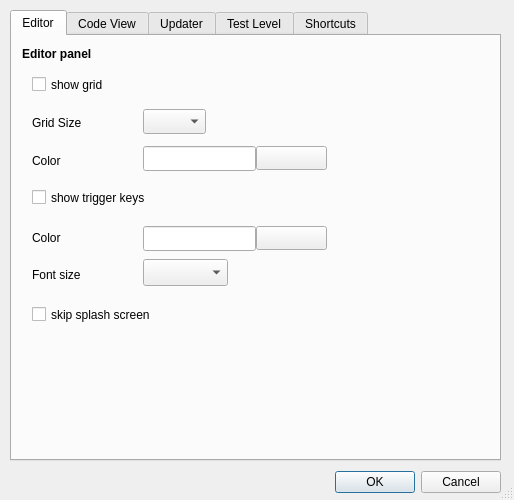
<?xml version="1.0" encoding="UTF-8"?>
<ui version="4.0">
 <class>CDlgAppSettings</class>
 <widget class="QDialog" name="CDlgAppSettings">
  <property name="geometry">
   <rect>
    <x>0</x>
    <y>0</y>
    <width>514</width>
    <height>500</height>
   </rect>
  </property>
  <property name="minimumSize">
   <size>
    <width>514</width>
    <height>500</height>
   </size>
  </property>
  <property name="maximumSize">
   <size>
    <width>514</width>
    <height>500</height>
   </size>
  </property>
  <property name="baseSize">
   <size>
    <width>400</width>
    <height>243</height>
   </size>
  </property>
  <property name="windowTitle">
   <string>Dialog</string>
  </property>
  <property name="sizeGripEnabled">
   <bool>true</bool>
  </property>
  <widget class="QDialogButtonBox" name="buttonBox">
   <property name="geometry">
    <rect>
     <x>10</x>
     <y>470</y>
     <width>491</width>
     <height>25</height>
    </rect>
   </property>
   <property name="orientation">
    <enum>Qt::Horizontal</enum>
   </property>
   <property name="standardButtons">
    <set>QDialogButtonBox::Cancel|QDialogButtonBox::Ok</set>
   </property>
   <property name="centerButtons">
    <bool>false</bool>
   </property>
  </widget>
  <widget class="QTabWidget" name="tabWidget">
   <property name="geometry">
    <rect>
     <x>10</x>
     <y>10</y>
     <width>491</width>
     <height>451</height>
    </rect>
   </property>
   <property name="currentIndex">
    <number>0</number>
   </property>
   <widget class="QWidget" name="tab_1">
    <attribute name="title">
     <string>Editor</string>
    </attribute>
    <widget class="QLabel" name="label_2">
     <property name="geometry">
      <rect>
       <x>20</x>
       <y>117</y>
       <width>52</width>
       <height>15</height>
      </rect>
     </property>
     <property name="text">
      <string>Color</string>
     </property>
    </widget>
    <widget class="QLineEdit" name="eGridColor">
     <property name="geometry">
      <rect>
       <x>131</x>
       <y>110</y>
       <width>113</width>
       <height>25</height>
      </rect>
     </property>
     <property name="inputMask">
      <string>hhhhhh</string>
     </property>
     <property name="text">
      <string/>
     </property>
     <property name="maxLength">
      <number>6</number>
     </property>
    </widget>
    <widget class="QCheckBox" name="cShowGrid">
     <property name="geometry">
      <rect>
       <x>20</x>
       <y>37</y>
       <width>101</width>
       <height>23</height>
      </rect>
     </property>
     <property name="text">
      <string>show grid</string>
     </property>
    </widget>
    <widget class="QLabel" name="label">
     <property name="geometry">
      <rect>
       <x>20</x>
       <y>79</y>
       <width>91</width>
       <height>16</height>
      </rect>
     </property>
     <property name="text">
      <string>Grid Size</string>
     </property>
    </widget>
    <widget class="QComboBox" name="cbGridSize">
     <property name="geometry">
      <rect>
       <x>131</x>
       <y>73</y>
       <width>63</width>
       <height>25</height>
      </rect>
     </property>
    </widget>
    <widget class="CWBtnColor" name="btnGridColor">
     <property name="geometry">
      <rect>
       <x>244</x>
       <y>110</y>
       <width>71</width>
       <height>24</height>
      </rect>
     </property>
     <property name="text">
      <string/>
     </property>
    </widget>
    <widget class="QLabel" name="label_13">
     <property name="geometry">
      <rect>
       <x>10</x>
       <y>10</y>
       <width>141</width>
       <height>17</height>
      </rect>
     </property>
     <property name="text">
      <string>&lt;html&gt;&lt;head/&gt;&lt;body&gt;&lt;p&gt;&lt;span style=&quot; font-weight:600;&quot;&gt;Editor panel&lt;/span&gt;&lt;/p&gt;&lt;/body&gt;&lt;/html&gt;</string>
     </property>
     <property name="textFormat">
      <enum>Qt::RichText</enum>
     </property>
    </widget>
    <widget class="QLineEdit" name="eTriggerKeyColor">
     <property name="geometry">
      <rect>
       <x>131</x>
       <y>190</y>
       <width>113</width>
       <height>25</height>
      </rect>
     </property>
     <property name="inputMask">
      <string>hhhhhh</string>
     </property>
     <property name="text">
      <string/>
     </property>
     <property name="maxLength">
      <number>6</number>
     </property>
    </widget>
    <widget class="QLabel" name="label_11">
     <property name="geometry">
      <rect>
       <x>20</x>
       <y>193</y>
       <width>62</width>
       <height>17</height>
      </rect>
     </property>
     <property name="text">
      <string>Color    </string>
     </property>
    </widget>
    <widget class="CWBtnColor" name="btnTriggerKeyColor">
     <property name="geometry">
      <rect>
       <x>244</x>
       <y>190</y>
       <width>71</width>
       <height>24</height>
      </rect>
     </property>
     <property name="text">
      <string/>
     </property>
    </widget>
    <widget class="QCheckBox" name="cbShowTriggerKey">
     <property name="geometry">
      <rect>
       <x>20</x>
       <y>150</y>
       <width>161</width>
       <height>23</height>
      </rect>
     </property>
     <property name="text">
      <string>show trigger keys</string>
     </property>
    </widget>
    <widget class="QComboBox" name="cbTriggerKeyFontSize">
     <property name="geometry">
      <rect>
       <x>131</x>
       <y>223</y>
       <width>85</width>
       <height>27</height>
      </rect>
     </property>
    </widget>
    <widget class="QLabel" name="label_17">
     <property name="geometry">
      <rect>
       <x>20</x>
       <y>230</y>
       <width>62</width>
       <height>17</height>
      </rect>
     </property>
     <property name="text">
      <string>Font size</string>
     </property>
    </widget>
    <widget class="QCheckBox" name="cSkipSplashScreen">
     <property name="geometry">
      <rect>
       <x>20</x>
       <y>270</y>
       <width>151</width>
       <height>17</height>
      </rect>
     </property>
     <property name="text">
      <string>skip splash screen</string>
     </property>
    </widget>
   </widget>
   <widget class="QWidget" name="tab">
    <attribute name="title">
     <string>Code View</string>
    </attribute>
    <widget class="QComboBox" name="cbFontSize">
     <property name="geometry">
      <rect>
       <x>140</x>
       <y>50</y>
       <width>85</width>
       <height>27</height>
      </rect>
     </property>
    </widget>
    <widget class="QFontComboBox" name="cbFontFamily">
     <property name="geometry">
      <rect>
       <x>140</x>
       <y>90</y>
       <width>288</width>
       <height>25</height>
      </rect>
     </property>
    </widget>
    <widget class="QLabel" name="label_18">
     <property name="geometry">
      <rect>
       <x>29</x>
       <y>94</y>
       <width>62</width>
       <height>17</height>
      </rect>
     </property>
     <property name="text">
      <string>Font</string>
     </property>
    </widget>
    <widget class="QLabel" name="label_8">
     <property name="geometry">
      <rect>
       <x>29</x>
       <y>57</y>
       <width>62</width>
       <height>17</height>
      </rect>
     </property>
     <property name="text">
      <string>Font size</string>
     </property>
    </widget>
    <widget class="QLabel" name="label_12">
     <property name="geometry">
      <rect>
       <x>19</x>
       <y>20</y>
       <width>161</width>
       <height>17</height>
      </rect>
     </property>
     <property name="text">
      <string>&lt;html&gt;&lt;head/&gt;&lt;body&gt;&lt;p&gt;&lt;span style=&quot; font-weight:600;&quot;&gt;Code view&lt;/span&gt;&lt;/p&gt;&lt;/body&gt;&lt;/html&gt;</string>
     </property>
     <property name="textFormat">
      <enum>Qt::RichText</enum>
     </property>
    </widget>
    <widget class="QCheckBox" name="cHighlight">
     <property name="geometry">
      <rect>
       <x>140</x>
       <y>130</y>
       <width>191</width>
       <height>23</height>
      </rect>
     </property>
     <property name="text">
      <string>highlight current line</string>
     </property>
    </widget>
    <widget class="QCheckBox" name="cWordWrap">
     <property name="geometry">
      <rect>
       <x>140</x>
       <y>170</y>
       <width>161</width>
       <height>23</height>
      </rect>
     </property>
     <property name="text">
      <string>wordwrap</string>
     </property>
    </widget>
    <widget class="QCheckBox" name="cWhiteSpace">
     <property name="geometry">
      <rect>
       <x>140</x>
       <y>210</y>
       <width>161</width>
       <height>23</height>
      </rect>
     </property>
     <property name="text">
      <string>show whitespace</string>
     </property>
    </widget>
    <widget class="QCheckBox" name="cAutoComplete">
     <property name="geometry">
      <rect>
       <x>140</x>
       <y>250</y>
       <width>151</width>
       <height>23</height>
      </rect>
     </property>
     <property name="text">
      <string>autocomplete</string>
     </property>
    </widget>
   </widget>
   <widget class="QWidget" name="tab_2">
    <attribute name="title">
     <string>Updater</string>
    </attribute>
    <widget class="QPushButton" name="btnCheckUpdate">
     <property name="geometry">
      <rect>
       <x>386</x>
       <y>130</y>
       <width>85</width>
       <height>27</height>
      </rect>
     </property>
     <property name="text">
      <string>Check now</string>
     </property>
    </widget>
    <widget class="QLabel" name="label_15">
     <property name="geometry">
      <rect>
       <x>20</x>
       <y>20</y>
       <width>62</width>
       <height>17</height>
      </rect>
     </property>
     <property name="text">
      <string>&lt;html&gt;&lt;head/&gt;&lt;body&gt;&lt;p&gt;&lt;span style=&quot; font-weight:600;&quot;&gt;Updater&lt;/span&gt;&lt;/p&gt;&lt;/body&gt;&lt;/html&gt;</string>
     </property>
     <property name="textFormat">
      <enum>Qt::RichText</enum>
     </property>
    </widget>
    <widget class="QLabel" name="label_7">
     <property name="geometry">
      <rect>
       <x>30</x>
       <y>105</y>
       <width>52</width>
       <height>14</height>
      </rect>
     </property>
     <property name="text">
      <string>Api url</string>
     </property>
    </widget>
    <widget class="QCheckBox" name="cCheckUpdate">
     <property name="geometry">
      <rect>
       <x>30</x>
       <y>60</y>
       <width>321</width>
       <height>19</height>
      </rect>
     </property>
     <property name="text">
      <string>Check for newer verrsions when start-up.</string>
     </property>
    </widget>
    <widget class="QLineEdit" name="eApiURL">
     <property name="geometry">
      <rect>
       <x>80</x>
       <y>100</y>
       <width>391</width>
       <height>24</height>
      </rect>
     </property>
    </widget>
   </widget>
   <widget class="QWidget" name="tab_3">
    <attribute name="title">
     <string>Test Level</string>
    </attribute>
    <widget class="QLabel" name="label_3">
     <property name="geometry">
      <rect>
       <x>20</x>
       <y>84</y>
       <width>52</width>
       <height>14</height>
      </rect>
     </property>
     <property name="text">
      <string>Score</string>
     </property>
    </widget>
    <widget class="QComboBox" name="cbSkill">
     <property name="geometry">
      <rect>
       <x>140</x>
       <y>48</y>
       <width>251</width>
       <height>25</height>
      </rect>
     </property>
    </widget>
    <widget class="QLabel" name="label_4">
     <property name="geometry">
      <rect>
       <x>20</x>
       <y>140</y>
       <width>52</width>
       <height>14</height>
      </rect>
     </property>
     <property name="text">
      <string>Lives</string>
     </property>
    </widget>
    <widget class="QComboBox" name="cbLives">
     <property name="geometry">
      <rect>
       <x>140</x>
       <y>140</y>
       <width>71</width>
       <height>23</height>
      </rect>
     </property>
    </widget>
    <widget class="QLabel" name="label_5">
     <property name="geometry">
      <rect>
       <x>20</x>
       <y>110</y>
       <width>71</width>
       <height>16</height>
      </rect>
     </property>
     <property name="text">
      <string>Hit Points</string>
     </property>
    </widget>
    <widget class="QLineEdit" name="eHitPoints">
     <property name="geometry">
      <rect>
       <x>140</x>
       <y>110</y>
       <width>113</width>
       <height>22</height>
      </rect>
     </property>
     <property name="inputMask">
      <string>000</string>
     </property>
     <property name="placeholderText">
      <string>50</string>
     </property>
    </widget>
    <widget class="QLabel" name="label_6">
     <property name="geometry">
      <rect>
       <x>20</x>
       <y>55</y>
       <width>111</width>
       <height>16</height>
      </rect>
     </property>
     <property name="text">
      <string>Select Skill Level</string>
     </property>
    </widget>
    <widget class="QLineEdit" name="eScore">
     <property name="geometry">
      <rect>
       <x>140</x>
       <y>80</y>
       <width>113</width>
       <height>22</height>
      </rect>
     </property>
     <property name="inputMask">
      <string>0000000</string>
     </property>
     <property name="placeholderText">
      <string>0</string>
     </property>
    </widget>
    <widget class="QPushButton" name="btnRestore">
     <property name="geometry">
      <rect>
       <x>382</x>
       <y>290</y>
       <width>93</width>
       <height>27</height>
      </rect>
     </property>
     <property name="text">
      <string>Restore</string>
     </property>
    </widget>
    <widget class="QPushButton" name="btnRuntime">
     <property name="geometry">
      <rect>
       <x>441</x>
       <y>240</y>
       <width>31</width>
       <height>27</height>
      </rect>
     </property>
     <property name="text">
      <string>...</string>
     </property>
    </widget>
    <widget class="QLineEdit" name="eRuntimeArgs">
     <property name="geometry">
      <rect>
       <x>20</x>
       <y>290</y>
       <width>351</width>
       <height>27</height>
      </rect>
     </property>
    </widget>
    <widget class="QLineEdit" name="eRuntime">
     <property name="geometry">
      <rect>
       <x>20</x>
       <y>240</y>
       <width>411</width>
       <height>27</height>
      </rect>
     </property>
    </widget>
    <widget class="QLabel" name="sArgsHelp">
     <property name="geometry">
      <rect>
       <x>30</x>
       <y>330</y>
       <width>451</width>
       <height>91</height>
      </rect>
     </property>
     <property name="text">
      <string>%1 lgckdb filename</string>
     </property>
     <property name="alignment">
      <set>Qt::AlignLeading|Qt::AlignLeft|Qt::AlignTop</set>
     </property>
    </widget>
    <widget class="QLabel" name="label_9">
     <property name="geometry">
      <rect>
       <x>20</x>
       <y>220</y>
       <width>281</width>
       <height>17</height>
      </rect>
     </property>
     <property name="text">
      <string>Full path to the lgck-runtime (external)</string>
     </property>
    </widget>
    <widget class="QLabel" name="label_10">
     <property name="geometry">
      <rect>
       <x>22</x>
       <y>270</y>
       <width>410</width>
       <height>17</height>
      </rect>
     </property>
     <property name="text">
      <string>Run time arguments</string>
     </property>
    </widget>
    <widget class="QLabel" name="label_14">
     <property name="geometry">
      <rect>
       <x>10</x>
       <y>190</y>
       <width>101</width>
       <height>17</height>
      </rect>
     </property>
     <property name="text">
      <string>&lt;html&gt;&lt;head/&gt;&lt;body&gt;&lt;p&gt;&lt;span style=&quot; font-weight:600;&quot;&gt;Runtime&lt;/span&gt;&lt;/p&gt;&lt;/body&gt;&lt;/html&gt;</string>
     </property>
    </widget>
    <widget class="QLabel" name="label_16">
     <property name="geometry">
      <rect>
       <x>10</x>
       <y>10</y>
       <width>281</width>
       <height>17</height>
      </rect>
     </property>
     <property name="text">
      <string>&lt;html&gt;&lt;head/&gt;&lt;body&gt;&lt;p&gt;&lt;span style=&quot; font-weight:600;&quot;&gt;Basic configuration&lt;/span&gt;&lt;/p&gt;&lt;/body&gt;&lt;/html&gt;</string>
     </property>
     <property name="textFormat">
      <enum>Qt::RichText</enum>
     </property>
    </widget>
   </widget>
   <widget class="QWidget" name="tab_4">
    <attribute name="title">
     <string>Shortcuts</string>
    </attribute>
    <widget class="QTableWidget" name="tableWidget">
     <property name="geometry">
      <rect>
       <x>6</x>
       <y>9</y>
       <width>471</width>
       <height>401</height>
      </rect>
     </property>
     <property name="sizePolicy">
      <sizepolicy hsizetype="Expanding" vsizetype="Expanding">
       <horstretch>0</horstretch>
       <verstretch>0</verstretch>
      </sizepolicy>
     </property>
     <property name="layoutDirection">
      <enum>Qt::LeftToRight</enum>
     </property>
     <property name="verticalScrollBarPolicy">
      <enum>Qt::ScrollBarAlwaysOn</enum>
     </property>
     <property name="horizontalScrollBarPolicy">
      <enum>Qt::ScrollBarAlwaysOff</enum>
     </property>
     <property name="columnCount">
      <number>2</number>
     </property>
     <column/>
     <column/>
    </widget>
   </widget>
  </widget>
 </widget>
 <customwidgets>
  <customwidget>
   <class>CWBtnColor</class>
   <extends>QPushButton</extends>
   <header location="global">wbtncolor.h</header>
  </customwidget>
 </customwidgets>
 <resources/>
 <connections>
  <connection>
   <sender>buttonBox</sender>
   <signal>rejected()</signal>
   <receiver>CDlgAppSettings</receiver>
   <slot>reject()</slot>
   <hints>
    <hint type="sourcelabel">
     <x>209</x>
     <y>293</y>
    </hint>
    <hint type="destinationlabel">
     <x>199</x>
     <y>153</y>
    </hint>
   </hints>
  </connection>
  <connection>
   <sender>buttonBox</sender>
   <signal>accepted()</signal>
   <receiver>CDlgAppSettings</receiver>
   <slot>accept()</slot>
   <hints>
    <hint type="sourcelabel">
     <x>209</x>
     <y>293</y>
    </hint>
    <hint type="destinationlabel">
     <x>199</x>
     <y>153</y>
    </hint>
   </hints>
  </connection>
 </connections>
</ui>
